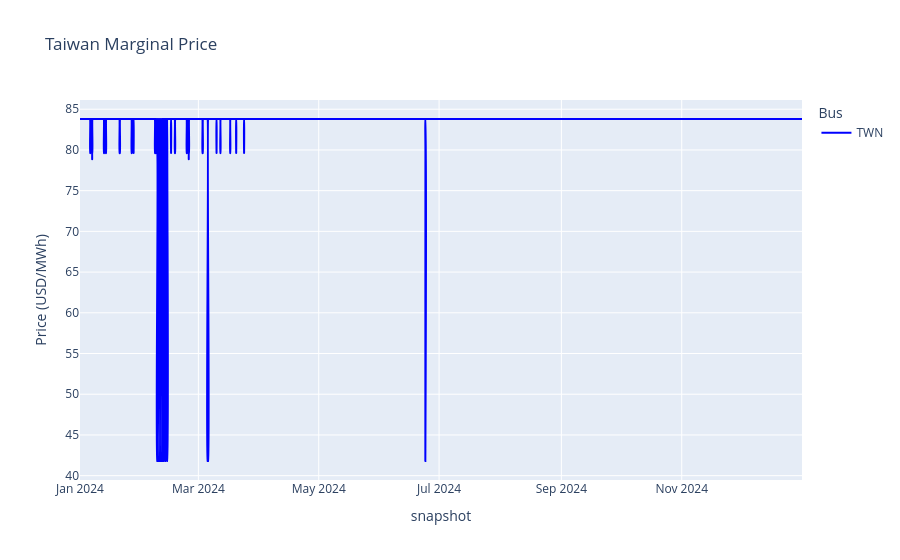

Notebook source saved alongside this figure:
### Code cell
generation = (
    n
    .generators_t
    .p
    .groupby(n.generators.carrier, axis=1)
    .sum()
    .reset_index()
    .drop(columns='backstop')
    .copy()
)

# get load
load = (
    n
    .loads_t
    .p
    .sum(axis=1)
    .resample('d')
    .sum()
    .reset_index()
)

# Create figure
fig = go.Figure()

# add traces
for generator in generation.columns:

    if generator != 'snapshot':
        fig.add_trace(
            go.Scatter(
                x=list(generation.snapshot),
                y=list(generation[generator]),
                mode='lines',
                stackgroup='one',
                name=generator,
                line=dict(color=n.carriers.color.to_dict()[generator]),
            )
        )

# add load
fig.add_trace(
        go.Scatter(
        x=list(load.snapshot),
        y=list(load[0]),
        mode='lines',
        #stackgroup='one',
        name='Load',
        line=dict(color='black', width=3),
    )
)

### Figure 1 — Plotly figure (JSON) as saved in the notebook; plotly's stock layout.template omitted (floating-point values rounded to 4 significant figures; data arrays with more than 128 entries replaced by an {"elided": "..."} marker saying what was removed)
{"data": [{"hovertemplate": "Bus=TWN<br>snapshot=%{x}<br>Price (USD/MWh)=%{y}<extra></extra>", "legendgroup": "TWN", "line": {"color": "blue", "dash": "solid", "shape": "spline"}, "marker": {"symbol": "circle"}, "mode": "lines", "name": "TWN", "orientation": "v", "showlegend": true, "type": "scatter", "x": {"elided": "8784 str values"}, "xaxis": "x", "y": {"elided": "8784 float values"}, "yaxis": "y"}], "layout": {"legend": {"title": {"text": "Bus"}, "tracegroupgap": 0}, "title": {"text": "Taiwan Marginal Price"}, "xaxis": {"anchor": "y", "domain": [0, 1], "title": {"text": "snapshot"}}, "yaxis": {"anchor": "x", "domain": [0, 1], "title": {"text": "Price (USD/MWh)"}}}}
